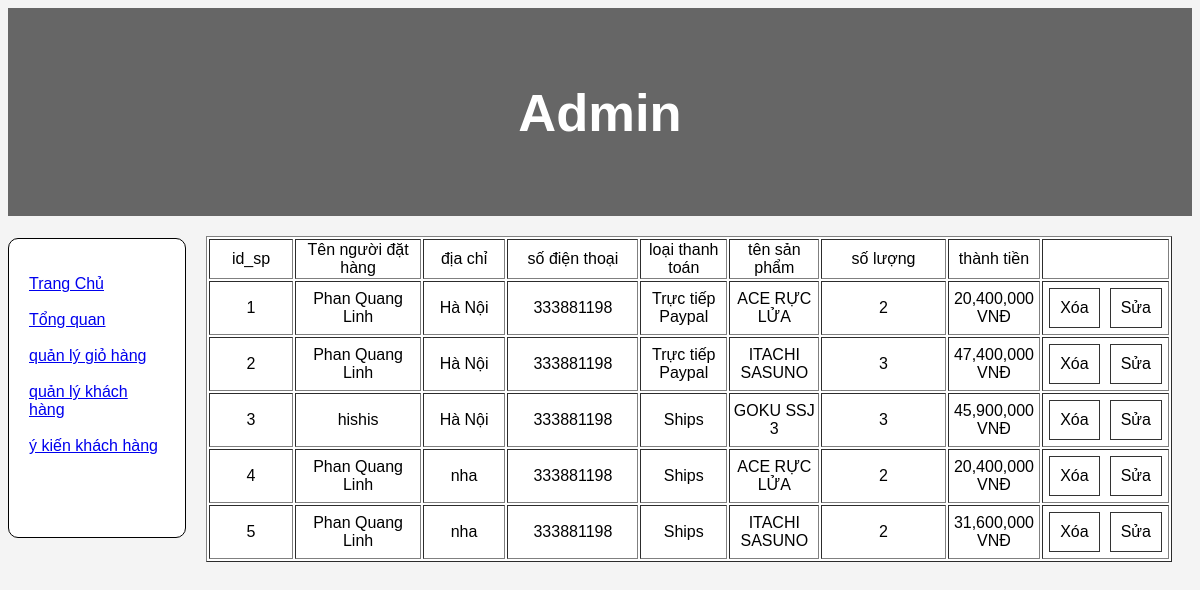
/quanlygiohang.php, run on the app's committed database.
### tables this page shows
CREATE TABLE `thanhtoan` (
  `id` int(11) NOT NULL,
  `acc_id` int(11) NOT NULL,
  `sp_id` int(11) NOT NULL,
  `hovaten` varchar(255) DEFAULT NULL,
  `diachi` varchar(255) DEFAULT NULL,
  `sodt` int(11) DEFAULT NULL,
  `loaithanhtoan` varchar(255) DEFAULT NULL,
  `tên_sp` varchar(255) DEFAULT NULL,
  `soluong` int(11) NOT NULL,
  `tongtien` int(11) NOT NULL
);

### quanlygiohang.php (the view, shortened to what this page needs)
<!DOCTYPE html>
<html lang="en">
<head>
</head>
<body>
<header>
  <h2>Admin</h2>
</header>
<section>
<?php require_once 'navadmin.php'; ?>
  <article>
        <table width="100%" border = "1" >
        <tr style=" text-align: center; ">
        <td  width="10%" >id_sp </td>
		    <td width="15%" >Tên người đặt hàng </td>
		    <td width="10%" >địa chỉ </td>
		    <td width="15%">số điện thoại </td>
		    <td width="10%">loại thanh toán </td>
            <td width="10%" >tên sản phẩm </td>
		    <td width="15%">số lượng </td>
		    <td width="10%">thành tiền </td>
        <td width="10%"> </td>
        </tr>
        <form action="" method="post">
        <?php
        require_once "./connect.php";
		$sql = "SELECT * FROM thanhtoan";
		$query = $connection->query($sql);
		while($row = $query->fetch_assoc())  :?>
          <div class="nav">
            <tr style=" text-align: center;">
            <td width=10% >
            <a><?= $row['id']?> </a> <br />
            </td>
            <td width=15%>
            <a ><?= $row['hovaten'] ?></a><br />
            </td>
			      <td width=10%>
                  <a ><?= $row['diachi'] ?></a><br />
		      	</td>
            <td width=15%>
            <a ><?= $row['sodt'] ?></a><br />
            </td>
            <td width=10%>
		      	<a > <?= $row['loaithanhtoan']?> </a> <br />
            </td>
			      <td width=10%>
                  <a ><?= $row['tên_sp'] ?></a><br />
		      	</td>
            <td width=15%>
            <a ><?= $row['soluong'] ?></a><br />
            </td>
            <td width=10%>
            <a ><?= number_format( $row['tongtien']) ?> VNĐ  </a><br />
            </td>
            <td width=10%>
            <div class="btnChange">
            <a  class="deleteBtn" href="./deleteadmingiohang.php?id=<?= $row['id']?>"> Xóa </a>
            <a class="editBtn" href="./editadmingiohang.php?id=<?= $row['id']?>">Sửa</a>
        </div>
            </td>
            </tr>
          </div>
          <?php endwhile; ?>
        </table>
          </article>
</section>
</body>
</html>

### quanlygiohang.php (style rules this page uses)
* { box-sizing: border-box; }
body { font-family: Arial, Helvetica, sans-serif; }
header { background-color: #666; padding: 30px; text-align: center; font-size: 35px; color: white; }
article { float: left; padding: 20px; width: 85%; height: 300px; }
section:after { content: ""; display: table; clear: both; }
.deleteBtn,.editBtn { padding: 10px; border: 1px solid #333; color: #000; text-decoration: none; margin : 5px; }
.btnChange { width: 100%; height: 100%; display: flex }
body { background: #3333330d; }
table { background: #fff; }

### data on the page
thanhtoan: id "1", hovaten "Phan Quang Linh", diachi "Hà Nội", sodt "333881198", loaithanhtoan "Trực tiếp Paypal", tên_sp "ACE RỰC LỬA", soluong "2", tongtien "20,400,000"
thanhtoan: id "2", hovaten "Phan Quang Linh", diachi "Hà Nội", sodt "333881198", loaithanhtoan "Trực tiếp Paypal", tên_sp "ITACHI SASUNO", soluong "3", tongtien "47,400,000"
thanhtoan: id "3", hovaten "hishis", diachi "Hà Nội", sodt "333881198", loaithanhtoan "Ships", tên_sp "GOKU SSJ 3", soluong "3", tongtien "45,900,000"
thanhtoan: id "4", hovaten "Phan Quang Linh", diachi "nha", sodt "333881198", loaithanhtoan "Ships", tên_sp "ACE RỰC LỬA", soluong "2", tongtien "20,400,000"
thanhtoan: id "5", hovaten "Phan Quang Linh", diachi "nha", sodt "333881198", loaithanhtoan "Ships", tên_sp "ITACHI SASUNO", soluong "2", tongtien "31,600,000"
